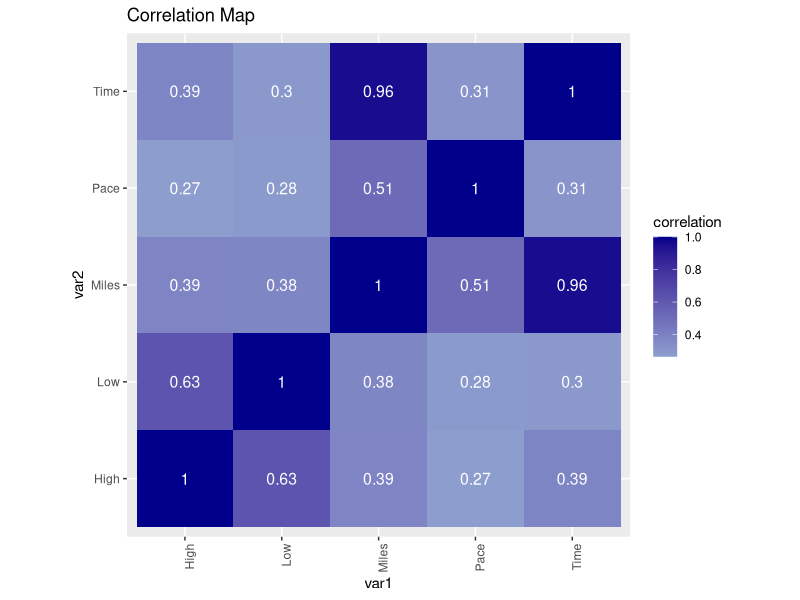
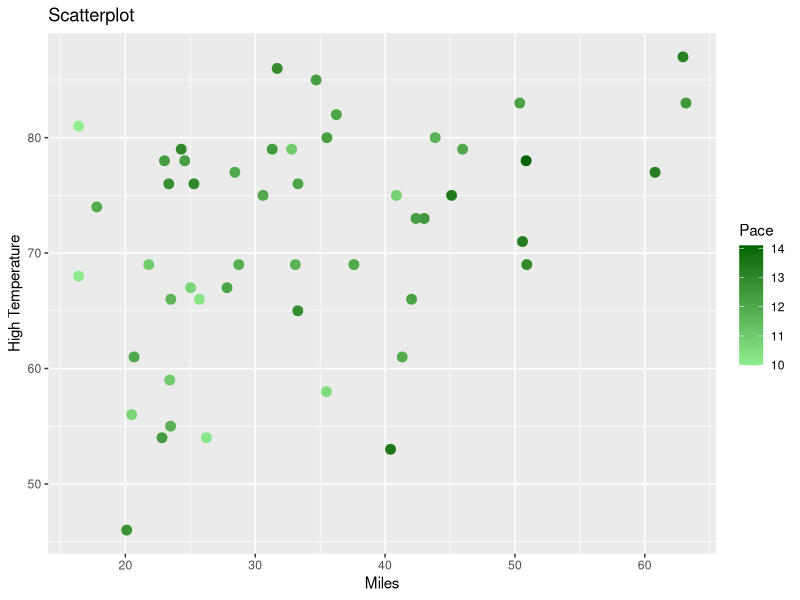
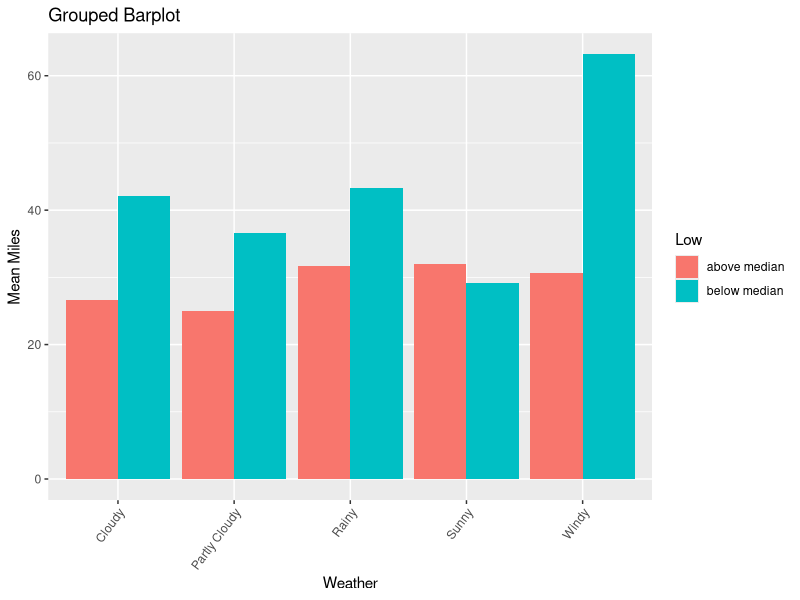
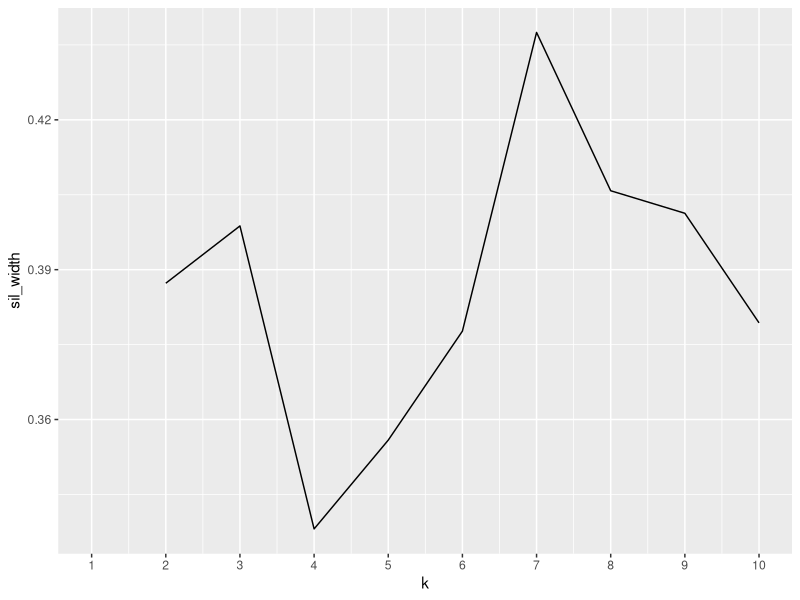
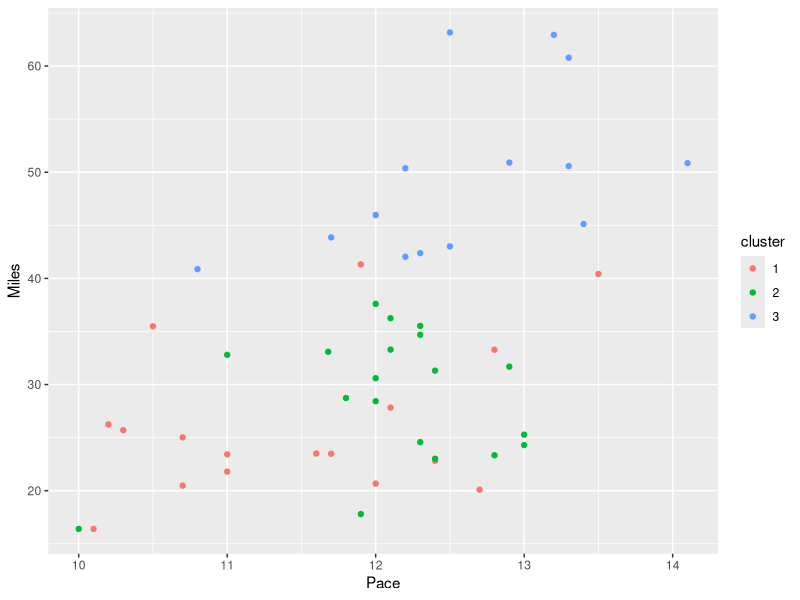
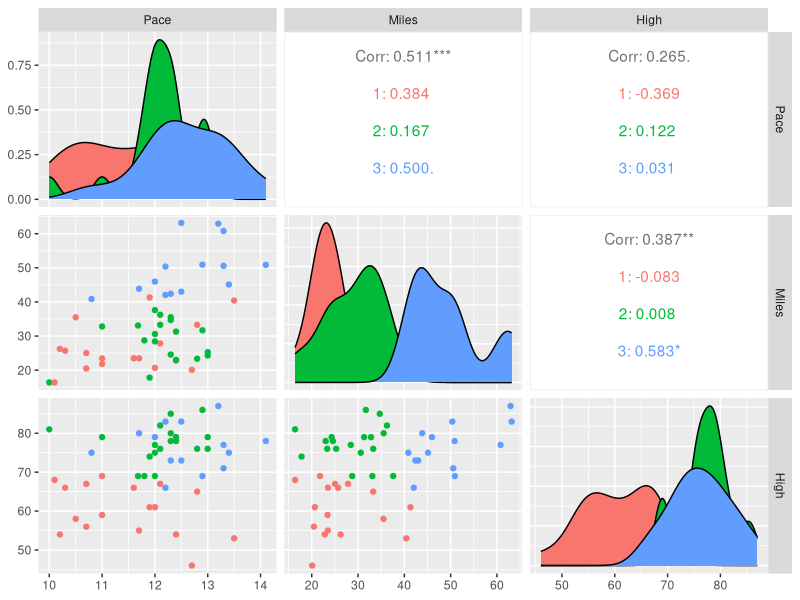

Source code (R) for these figures, in order:
## ---- chunk 1
knitr::opts_chunk$set(echo = TRUE, eval = TRUE, fig.align = "center", 
    warning = F, message = F, tidy = TRUE, tidy.opts = list(width.cutoff = 60), 
    R.options = list(max.print = 100))
## ---- chunk 2
library(tidyverse)
library(Hmisc)
RMS <- read.csv("RMS.csv", 
                  header = TRUE, 
                   quote="\"", 
                  stringsAsFactors= TRUE, 
                 strip.white = TRUE)

Weather <- read.csv("Weather.csv", 
                         header = TRUE, 
                         quote="\"", 
                         stringsAsFactors= TRUE, 
                         strip.white = TRUE)

## ---- chunk 3
library(tidyr)
RMS %>% pivot_wider(names_from="Rider", values_from="Miles")
Wider <- RMS %>% pivot_wider(names_from="Rider", values_from="Miles")
Wider %>% pivot_longer(c("Addison","Aashna", "Alex"), names_to="Rider", values_to="Miles") %>% na.omit(DT)
Weather %>% pivot_wider(names_from = "Weather", values_from = "High")
WiderWeather <- Weather %>% pivot_wider(names_from = "Weather", values_from = "High")
WiderWeather %>% pivot_longer(c("Partly Cloudy","Sunny", "Cloudy", "Windy", "Rainy"), names_to="Weather.Type", values_to="High") %>% na.omit(DT)
## ---- chunk 4
RMS%>%left_join(Weather)
Combined <- RMS%>%left_join(Weather)
## ---- chunk 5
Combined%>%filter(Weather == "Sunny")
Combined%>%arrange(desc(Miles))
Combined%>%select(Date, Miles, Rider, Weather)
Combined%>%group_by(Pace, Miles)
zscore <- function(x) (x-mean(x,na.rm=T)) / sd(x,na.rm=T)
Combined%>%mutate_at(c("Miles"), list(z=zscore))
Combined%>%summarize_all(n_distinct)

median(Combined$Miles)
mean(Combined$Pace[Combined$Miles>32.245])
sd(Combined$Low[Combined$Miles<32.245])
quantile(Combined$Pace)
min(Combined$Miles[Combined$Pace>12.650])

Groupbyweather <- group_by(Combined, Weather)
summarise(Groupbyweather, Pace = mean(Pace, na.rm = TRUE))
Groupbyrider <- group_by(Combined, Rider)
summarise(Groupbyrider, Miles = mean(Miles, na.rm = TRUE))

## ---- chunk 6
cormat <- Combined %>% select_if(is.numeric) %>% cor(use = "pair")
tidycor <- cormat %>% as.data.frame %>% rownames_to_column("var1") %>% pivot_longer(-1, names_to = "var2", values_to = "correlation")
tidycor %>% ggplot(aes(var1, var2, fill = correlation)) + geom_tile() + scale_fill_gradient2(low = "white", mid = "lightblue", high = "darkblue") + geom_text(aes(label = round(correlation, 2)), color = "white", size = 4) + theme(axis.text.x = element_text(angle = 90, hjust = 1)) + coord_fixed() + ggtitle("Correlation Map")
ggplot(data = Combined, aes(x = Miles, y = High)) + geom_point(size = 3, aes(color = Pace)) + xlab("Miles") + ylab("High Temperature") + labs(color = "Pace") + scale_color_gradient(low = "lightgreen", high = "darkgreen") + ggtitle("Scatterplot")
ggplot(Combined, aes(x = Weather)) + 
  geom_bar(aes(y = Miles, fill = ifelse(Low > median(Low), "below median", "above median")), position = "dodge", stat = "summary", fun = mean) + 
  theme(axis.text.x = element_text(angle = 53, hjust = 1)) + xlab("Weather") + ylab("Mean Miles") +  labs(fill = "Low") + ggtitle("Grouped Barplot")
## ---- chunk 7
library(cluster)
select(Combined, Pace, Miles, High)
clust_dat <- select(Combined, Pace, Miles, High)
sil_width <- vector() 
for (i in 2:10) { 
  kms <- kmeans(clust_dat, centers = i) 
  sil <- silhouette(kms$cluster, dist(clust_dat)) 
  sil_width[i] <- mean(sil[, 3])}
ggplot() + geom_line(aes(x = 1:10, y = sil_width)) + scale_x_continuous(name = "k", breaks = 1:10)
kmeans1 <- clust_dat %>% kmeans(3)
kmeans1
kmeansclust <- clust_dat %>% as.data.frame %>% mutate(cluster = as.factor(kmeans1$cluster))
kmeansclust  
kmeansclust %>% ggplot(aes(Pace, Miles, High, color = cluster)) + 
  geom_point()  
library(GGally)
ggpairs(kmeansclust, columns = 1:3, aes(color = cluster)) 
